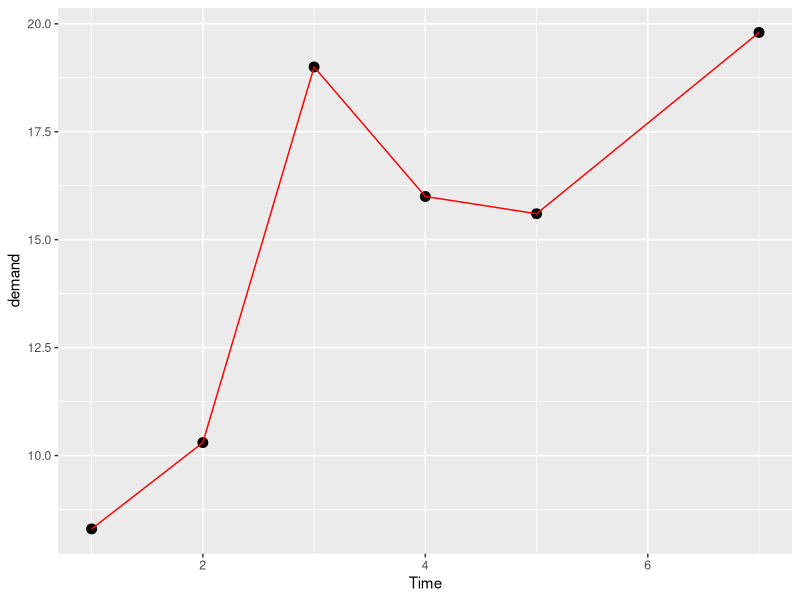
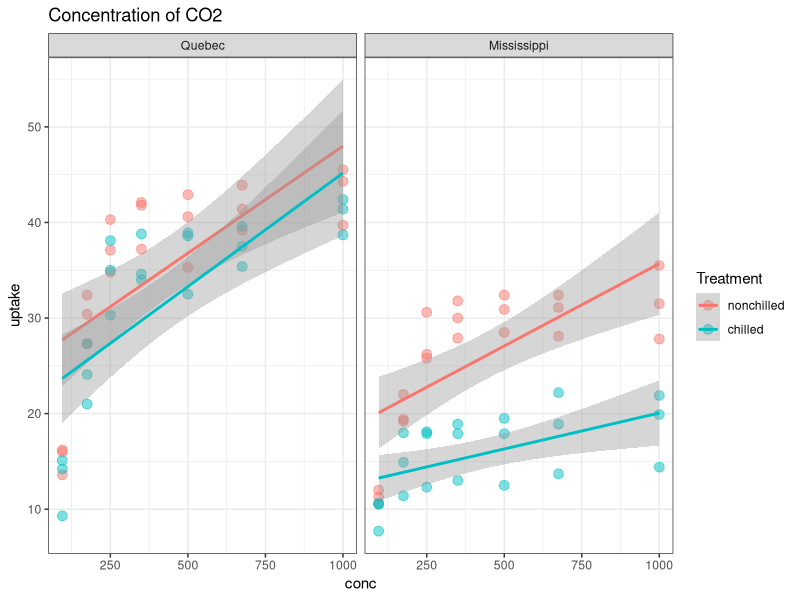

R code for these plots, in order: (Note: this script raises an error after producing the figures.)
library(ggplot2)
library(tidyr)


#  Tests
print("hello world")
y <- c(1, 2, 3)


# Check the data available in R
data()
# ?BOD <-- Run this command in R terminal


# # --- ggplot example 1 (from example datasets) ---
# ggplot(data = BOD, # Dataset.
#         mapping = aes(x = Time, # Mapping the x and y axis. 
#                       y = demand))+
#                       geom_point(size = 5)+ # Displaying geometric points and specifying the size.
#                       geom_line(colour = "red") # Displaying a line and specifying the colour.

# --- ggplot example 2 (from example datasets) ---
ggplot(BOD, aes(Time, demand)) + # ggplot assumes the BOD ref is for the
  # dataframe. It will also assume the first aes parameter is x and
  # the second is y.
  geom_point(size = 3) +
  geom_line(color = "red")
View(CO2)


# --- ggplot example 3 -> using tidyverse scatter plot ---
CO2 %>%
  ggplot(aes(conc, uptake,
             color = Treatment)) +
  geom_point(size = 3, alpha = 0.5) +
  geom_smooth(method = lm, se = TRUE) + # Smoothung method and confidence off.
  facet_wrap(~Type) +
  labs(title = "Concentration of CO2") +
  theme_bw()

# --- ggplot example 4 -> creating a boxplot ---#
CO2 %>%
  ggplot(aes(Treatment, uptake)) +
  geom_boxplot() +
  geom_point(alpha = 0.5, aes(size = conc, color = Plant)) + # this is mapping
  # the size of each data point based on the concentration.
  # also, each plant will have a color.
  acet_wrap(~Type) +
  coord_flip() + # Flips the plot on its side
  theme_bw() + # Theme of the plot frame.
  labs(title = "Chilled vs Non Chilled")
